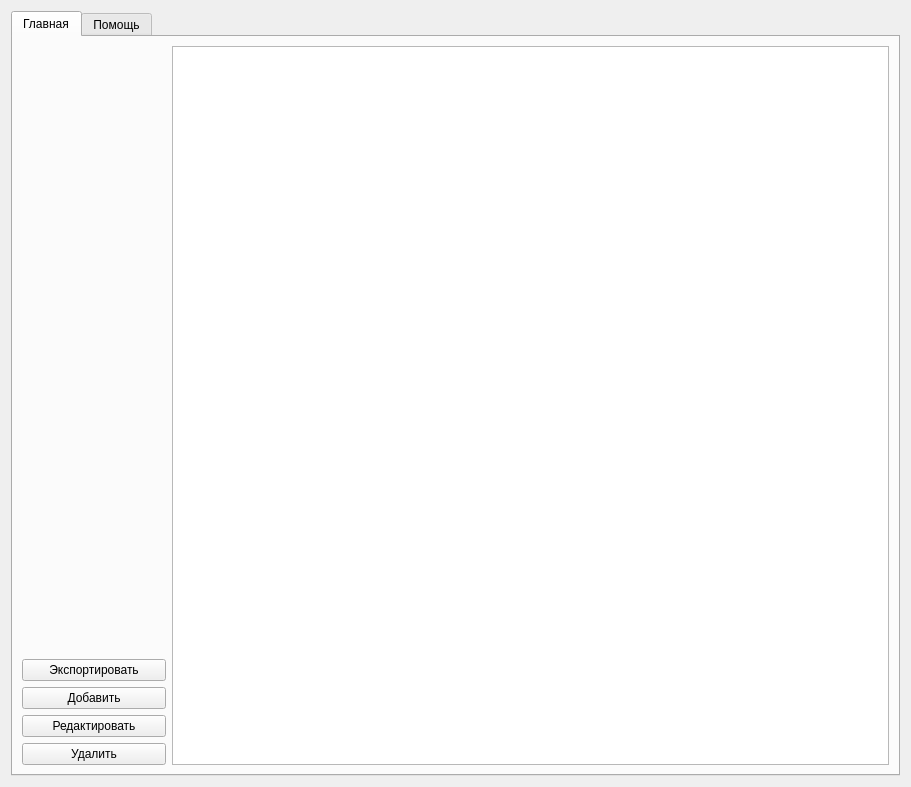
<?xml version="1.0" encoding="UTF-8"?>
<ui version="4.0">
 <class>Form</class>
 <widget class="QWidget" name="Form">
  <property name="geometry">
   <rect>
    <x>0</x>
    <y>0</y>
    <width>911</width>
    <height>787</height>
   </rect>
  </property>
  <property name="windowTitle">
   <string>Form</string>
  </property>
  <layout class="QGridLayout" name="gridLayout_2">
   <item row="0" column="0">
    <widget class="QTabWidget" name="tabWidget">
     <property name="tabletTracking">
      <bool>false</bool>
     </property>
     <property name="tabPosition">
      <enum>QTabWidget::North</enum>
     </property>
     <property name="tabShape">
      <enum>QTabWidget::Rounded</enum>
     </property>
     <property name="currentIndex">
      <number>0</number>
     </property>
     <property name="elideMode">
      <enum>Qt::ElideNone</enum>
     </property>
     <property name="usesScrollButtons">
      <bool>false</bool>
     </property>
     <property name="documentMode">
      <bool>false</bool>
     </property>
     <property name="tabsClosable">
      <bool>false</bool>
     </property>
     <property name="movable">
      <bool>false</bool>
     </property>
     <property name="tabBarAutoHide">
      <bool>false</bool>
     </property>
     <widget class="QWidget" name="mainTab">
      <attribute name="title">
       <string>Главная</string>
      </attribute>
      <layout class="QGridLayout" name="gridLayout_3" columnstretch="1,5">
       <item row="0" column="0">
        <layout class="QVBoxLayout" name="buttonsLayout" stretch="0,0,0,0,0">
         <property name="topMargin">
          <number>0</number>
         </property>
         <item>
          <spacer name="verticalSpacer">
           <property name="orientation">
            <enum>Qt::Vertical</enum>
           </property>
           <property name="sizeHint" stdset="0">
            <size>
             <width>20</width>
             <height>40</height>
            </size>
           </property>
          </spacer>
         </item>
         <item>
          <widget class="QPushButton" name="exportButton">
           <property name="text">
            <string>Экспортировать</string>
           </property>
          </widget>
         </item>
         <item>
          <widget class="QPushButton" name="addButton">
           <property name="text">
            <string>Добавить</string>
           </property>
          </widget>
         </item>
         <item>
          <widget class="QPushButton" name="editButton">
           <property name="text">
            <string>Редактировать</string>
           </property>
          </widget>
         </item>
         <item>
          <widget class="QPushButton" name="deleteButton">
           <property name="text">
            <string>Удалить</string>
           </property>
          </widget>
         </item>
        </layout>
       </item>
       <item row="0" column="1">
        <layout class="QVBoxLayout" name="listLayout">
         <item>
          <widget class="QTableWidget" name="passwordsTable"/>
         </item>
        </layout>
       </item>
      </layout>
     </widget>
     <widget class="QWidget" name="helpTab">
      <attribute name="title">
       <string>Помощь</string>
      </attribute>
      <layout class="QGridLayout" name="gridLayout_4">
       <item row="0" column="0">
        <layout class="QVBoxLayout" name="verticalLayout">
         <item>
          <widget class="QLabel" name="label_2">
           <property name="text">
            <string>Кнопка &quot;Добавить&quot; - используется для добавления логина и пароля.</string>
           </property>
          </widget>
         </item>
         <item>
          <widget class="QLabel" name="label">
           <property name="text">
            <string>Кнопка &quot;Редактировать&quot; - используется для изменения вашего пароля.</string>
           </property>
          </widget>
         </item>
         <item>
          <widget class="QLabel" name="label_5">
           <property name="text">
            <string>Кнопка &quot;Экспортировать&quot; - используется для экспорта ваших логинов и паролей в csv файл.</string>
           </property>
          </widget>
         </item>
         <item>
          <widget class="QLabel" name="label_3">
           <property name="text">
            <string>Кнопка &quot;Удалить&quot; - используется для удаления логина и пароля.</string>
           </property>
          </widget>
         </item>
         <item>
          <widget class="QLabel" name="image">
           <property name="text">
            <string/>
           </property>
          </widget>
         </item>
        </layout>
       </item>
      </layout>
     </widget>
    </widget>
   </item>
  </layout>
 </widget>
 <resources/>
 <connections/>
</ui>
